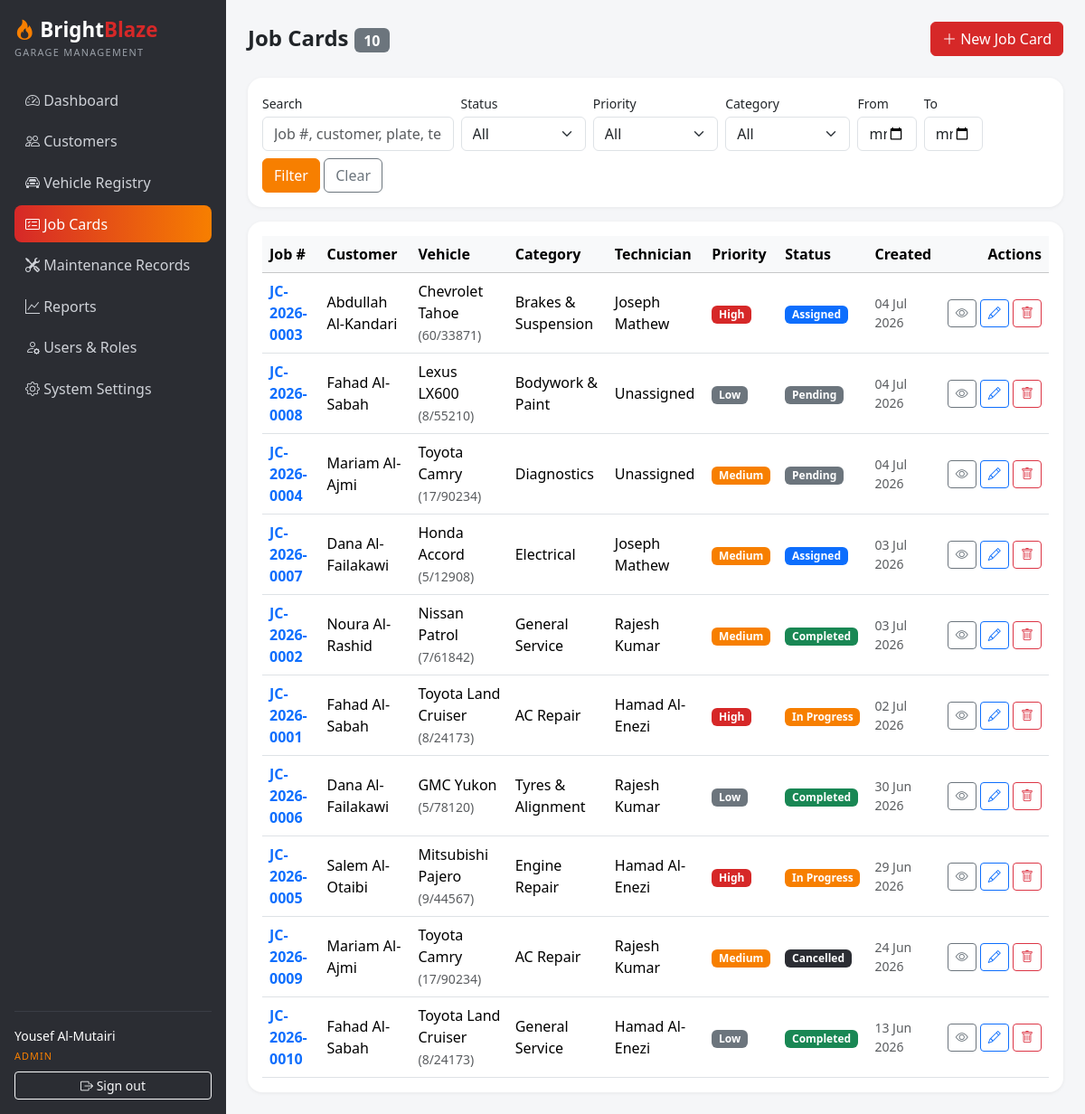
Page /job_cards/index.php (signed in) on the committed database.
### tables this page shows
CREATE TABLE `job_cards` (
  `id` INT UNSIGNED NOT NULL AUTO_INCREMENT,
  `job_number` VARCHAR(20) NOT NULL,
  `customer_id` INT UNSIGNED NOT NULL,
  `vehicle_id` INT UNSIGNED NOT NULL,
  `service_category` VARCHAR(60) NOT NULL,
  `technician_id` INT UNSIGNED DEFAULT NULL,
  `priority` ENUM('Low','Medium','High') NOT NULL DEFAULT 'Medium',
  `status` ENUM('Pending','Assigned','In Progress','Completed','Cancelled') NOT NULL DEFAULT 'Pending',
  `problem_description` TEXT NOT NULL,
  `estimated_completion` DATE DEFAULT NULL,
  `created_at` TIMESTAMP NOT NULL DEFAULT CURRENT_TIMESTAMP,
  `completed_at` DATETIME DEFAULT NULL,
  `updated_at` TIMESTAMP NOT NULL DEFAULT CURRENT_TIMESTAMP ON UPDATE CURRENT_TIMESTAMP,
  PRIMARY KEY (`id`),
  UNIQUE KEY `uq_job_cards_number` (`job_number`),
  KEY `idx_job_cards_status` (`status`),
  KEY `idx_job_cards_priority` (`priority`),
  KEY `idx_job_cards_customer` (`customer_id`),
  KEY `idx_job_cards_vehicle` (`vehicle_id`),
  KEY `idx_job_cards_technician` (`technician_id`),
  CONSTRAINT `fk_job_cards_customer` FOREIGN KEY (`customer_id`) REFERENCES `customers` (`id`) ON DELETE CASCADE,
  CONSTRAINT `fk_job_cards_vehicle` FOREIGN KEY (`vehicle_id`) REFERENCES `vehicles` (`id`) ON DELETE CASCADE,
  CONSTRAINT `fk_job_cards_technician` FOREIGN KEY (`technician_id`) REFERENCES `users` (`id`) ON DELETE SET NULL
);

CREATE TABLE `customers` (
  `id` INT UNSIGNED NOT NULL AUTO_INCREMENT,
  `name` VARCHAR(120) NOT NULL,
  `phone` VARCHAR(20) NOT NULL,
  `email` VARCHAR(120) DEFAULT NULL,
  `address` VARCHAR(255) DEFAULT NULL,
  `created_at` TIMESTAMP NOT NULL DEFAULT CURRENT_TIMESTAMP,
  `updated_at` TIMESTAMP NOT NULL DEFAULT CURRENT_TIMESTAMP ON UPDATE CURRENT_TIMESTAMP,
  PRIMARY KEY (`id`),
  KEY `idx_customers_name` (`name`),
  KEY `idx_customers_phone` (`phone`)
);

CREATE TABLE `vehicles` (
  `id` INT UNSIGNED NOT NULL AUTO_INCREMENT,
  `customer_id` INT UNSIGNED NOT NULL,
  `plate_number` VARCHAR(20) NOT NULL,
  `make` VARCHAR(60) NOT NULL,
  `model` VARCHAR(60) NOT NULL,
  `year` SMALLINT UNSIGNED DEFAULT NULL,
  `color` VARCHAR(40) DEFAULT NULL,
  `vin` VARCHAR(30) DEFAULT NULL,
  `created_at` TIMESTAMP NOT NULL DEFAULT CURRENT_TIMESTAMP,
  `updated_at` TIMESTAMP NOT NULL DEFAULT CURRENT_TIMESTAMP ON UPDATE CURRENT_TIMESTAMP,
  PRIMARY KEY (`id`),
  UNIQUE KEY `uq_vehicles_plate` (`plate_number`),
  UNIQUE KEY `uq_vehicles_vin` (`vin`),
  KEY `idx_vehicles_customer` (`customer_id`),
  CONSTRAINT `fk_vehicles_customer` FOREIGN KEY (`customer_id`) REFERENCES `customers` (`id`) ON DELETE CASCADE
);

CREATE TABLE `users` (
  `id` INT UNSIGNED NOT NULL AUTO_INCREMENT,
  `username` VARCHAR(80) NOT NULL,
  `full_name` VARCHAR(120) NOT NULL,
  `email` VARCHAR(120) DEFAULT NULL,
  `phone` VARCHAR(20) DEFAULT NULL,
  `password_hash` VARCHAR(255) NOT NULL,
  `role_id` INT UNSIGNED NOT NULL,
  `is_active` TINYINT(1) NOT NULL DEFAULT 1,
  `created_at` TIMESTAMP NOT NULL DEFAULT CURRENT_TIMESTAMP,
  `updated_at` TIMESTAMP NOT NULL DEFAULT CURRENT_TIMESTAMP ON UPDATE CURRENT_TIMESTAMP,
  PRIMARY KEY (`id`),
  UNIQUE KEY `uq_users_username` (`username`),
  KEY `idx_users_role` (`role_id`),
  CONSTRAINT `fk_users_role` FOREIGN KEY (`role_id`) REFERENCES `roles` (`id`)
);

### includes/session.php (called while the page is built, shortened)
<?php
require_once __DIR__ . '/functions.php';
function current_role(): string
{
    return $_SESSION['role'] ?? '';
}
function is_admin(): bool
{
    return current_role() === 'admin';
}

### config/database.php (called while the page is built, shortened)
<?php
function db(): PDO
{
    static $pdo = null;
    if ($pdo === null) {
        $dsn = 'mysql:host=' . DB_HOST . ';dbname=' . DB_NAME . ';charset=utf8mb4';
        try {
            $pdo = new PDO($dsn, DB_USER, DB_PASS, [
                PDO::ATTR_ERRMODE            => PDO::ERRMODE_EXCEPTION,
                PDO::ATTR_DEFAULT_FETCH_MODE => PDO::FETCH_ASSOC,
                PDO::ATTR_EMULATE_PREPARES   => false,
            ]);
        } catch (PDOException $e) {
            http_response_code(500);
            die('Database connection failed. Check config/database.php and make sure MySQL is running and the brightblaze_garage database is imported.');
        }
    }
    return $pdo;
}

### config/config.php (called while the page is built, shortened)
<?php
require_once __DIR__ . '/database.php';
function base_url(string $path = ''): string
{
    return BASE_URL . ltrim($path, '/');
}

### job_cards/index.php (the view, shortened to what this page needs)
<?php
require_once __DIR__ . '/../config/config.php';
require_once __DIR__ . '/../includes/session.php';
$q        = trim($_GET['q'] ?? '');
$dateFrom = trim($_GET['date_from'] ?? '');
$dateTo   = trim($_GET['date_to'] ?? '');
if (!preg_match('/^\d{4}-\d{2}-\d{2}$/', $dateFrom)) {
    $dateFrom = '';
}
if (!preg_match('/^\d{4}-\d{2}-\d{2}$/', $dateTo)) {
    $dateTo = '';
}
$sql = 'SELECT jc.*, c.name AS customer_name, v.plate_number, v.make, v.model,
               u.full_name AS technician_name
        FROM job_cards jc
        JOIN customers c ON c.id = jc.customer_id
        JOIN vehicles v ON v.id = jc.vehicle_id
        LEFT JOIN users u ON u.id = jc.technician_id
        WHERE 1 = 1';
$params = [];
$sql .= ' ORDER BY jc.created_at DESC';
$stmt = db()->prepare($sql);
$stmt->execute($params);
$jobs = $stmt->fetchAll();
include __DIR__ . '/../includes/header.php';
?>
<div class="d-flex justify-content-between align-items-center flex-wrap gap-2 mb-4">
  <h4 class="fw-bold mb-0"><?= is_admin() ? 'Job Cards' : 'My Job Cards' ?> <span class="badge text-bg-secondary fs-6"><?= count($jobs) ?></span></h4>
  <?php if (is_admin()): ?>
    <a class="btn btn-bb" href="<?= base_url('job_cards/form.php') ?>"><i class="bi bi-plus-lg"></i> New Job Card</a>
  <?php endif; ?>
</div>
<div class="card mb-3">
  <div class="card-body py-3">
    <form class="row g-2 align-items-end" method="get" action="<?= base_url('job_cards/index.php') ?>">
      <div class="col-md-4 col-lg-3">
        <label class="form-label small mb-1">Search</label>
        <input class="form-control" type="text" name="q" value="<?= e($q) ?>" placeholder="Job #, customer, plate, technician">
      </div>
      <div class="col-md-2">
        <label class="form-label small mb-1">Status</label>
        <select class="form-select" name="status">
          <option value="">All</option>
        </select>
      </div>
      <div class="col-md-2">
        <label class="form-label small mb-1">Priority</label>
        <select class="form-select" name="priority">
          <option value="">All</option>
        </select>
      </div>
      <div class="col-md-2 col-lg-2">
        <label class="form-label small mb-1">Category</label>
        <select class="form-select" name="category">
          <option value="">All</option>
        </select>
      </div>
      <div class="col-md-2 col-lg-1">
        <label class="form-label small mb-1">From</label>
        <input class="form-control" type="date" name="date_from" value="<?= e($dateFrom) ?>">
      </div>
      <div class="col-md-2 col-lg-1">
        <label class="form-label small mb-1">To</label>
        <input class="form-control" type="date" name="date_to" value="<?= e($dateTo) ?>">
      </div>
      <div class="col-auto">
        <button class="btn btn-bb-orange" type="submit">Filter</button>
        <a class="btn btn-outline-secondary" href="<?= base_url('job_cards/index.php') ?>">Clear</a>
      </div>
    </form>
  </div>
</div>
<div class="card">
  <div class="card-body">
    <div class="table-responsive">
      <table class="table table-hover align-middle mb-0">
        <thead class="table-light">
          <tr>
            <th>Job #</th><th>Customer</th><th>Vehicle</th><th>Category</th>
            <th>Technician</th><th>Priority</th><th>Status</th><th>Created</th><th class="text-end">Actions</th>
          </tr>
        </thead>
        <tbody>
          <?php foreach ($jobs as $job): ?>
            <tr>
              <td class="fw-semibold"><a class="text-decoration-none" href="<?= base_url('job_cards/view.php?id=' . (int) $job['id']) ?>"><?= e($job['job_number']) ?></a></td>
              <td><?= e($job['customer_name']) ?></td>
              <td><?= e($job['make'] . ' ' . $job['model']) ?> <span class="text-muted small">(<?= e($job['plate_number']) ?>)</span></td>
              <td><?= e($job['service_category']) ?></td>
              <td><?= e($job['technician_name'] ?? 'Unassigned') ?></td>
              <td><?= priority_badge($job['priority']) ?></td>
              <td><?= status_badge($job['status']) ?></td>
              <td class="text-muted small"><?= format_date($job['created_at']) ?></td>
              <td class="text-end text-nowrap">
                <a class="btn btn-sm btn-outline-secondary" href="<?= base_url('job_cards/view.php?id=' . (int) $job['id']) ?>" title="View"><i class="bi bi-eye"></i></a>
                <?php if (is_admin()): ?>
                  <a class="btn btn-sm btn-outline-primary" href="<?= base_url('job_cards/form.php?id=' . (int) $job['id']) ?>" title="Edit"><i class="bi bi-pencil"></i></a>
                  <form class="d-inline" method="post" action="<?= base_url('job_cards/delete.php') ?>">
                    <button class="btn btn-sm btn-outline-danger" type="submit" title="Delete"
                            data-confirm="Delete job card <?= e($job['job_number']) ?>? Its service notes will also be deleted.">
                      <i class="bi bi-trash"></i>
                    </button>
                  </form>
                <?php endif; ?>
              </td>
            </tr>
          <?php endforeach; ?>
        </tbody>
      </table>
    </div>
  </div>
</div>
<?php include __DIR__ . '/../includes/footer.php'; ?>

### includes/functions.php (shortened to what this page needs)
<?php
function e(?string $value): string
{
    return htmlspecialchars((string) $value, ENT_QUOTES, 'UTF-8');
}
function status_badge(string $status): string
{
    $slug = strtolower(str_replace(' ', '-', $status));
    return '<span class="badge bb-status-' . e($slug) . '">' . e($status) . '</span>';
}
function priority_badge(string $priority): string
{
    $slug = strtolower($priority);
    return '<span class="badge bb-priority-' . e($slug) . '">' . e($priority) . '</span>';
}
function format_date(?string $value, string $format = 'd M Y'): string
{
    return date($format, strtotime($value));
}

### assets/css/style.css (style rules this page uses)
:root { --bb-red: #d62828; --bb-orange: #f77f00; --bb-dark: #2b2d33; --bb-darker: #212226; }
body { background: #f5f6f8; }
.card { border: 0; border-radius: 1rem; box-shadow: 0 1px 4px rgba(0, 0, 0, 0.06); }
.btn-bb { background: var(--bb-red); border-color: var(--bb-red); color: #fff; }
.btn-bb-orange { background: var(--bb-orange); border-color: var(--bb-orange); color: #fff; }
.badge.bb-status-pending { background: #6c757d; }
.badge.bb-status-assigned { background: #0d6efd; }
.badge.bb-status-in-progress { background: var(--bb-orange); }
.badge.bb-status-completed { background: #198754; }
.badge.bb-status-cancelled { background: var(--bb-dark); }
.badge.bb-priority-low { background: #6c757d; }
.badge.bb-priority-medium { background: var(--bb-orange); }
.badge.bb-priority-high { background: var(--bb-red); }

### rows in the picture
job_cards: job_number "JC-2026-0003", customer.name "Abdullah Al-Kandari", vehicle.model "Chevrolet Tahoe", vehicle.plate_number "60/33871", service_category "Brakes & Suspension", technician.full_name "Joseph Mathew", priority "High", status "Assigned", created_at "04 Jul 2026"
job_cards: job_number "JC-2026-0008", customer.name "Fahad Al-Sabah", vehicle.model "Lexus LX600", vehicle.plate_number "8/55210", service_category "Bodywork & Paint", technician_name "Unassigned", priority "Low", status "Pending", created_at "04 Jul 2026"
job_cards: job_number "JC-2026-0004", customer.name "Mariam Al-Ajmi", vehicle.model "Toyota Camry", vehicle.plate_number "17/90234", service_category "Diagnostics", technician_name "Unassigned", priority "Medium", status "Pending", created_at "04 Jul 2026"
job_cards: job_number "JC-2026-0007", customer.name "Dana Al-Failakawi", vehicle.model "Honda Accord", vehicle.plate_number "5/12908", service_category "Electrical", technician.full_name "Joseph Mathew", priority "Medium", status "Assigned", created_at "03 Jul 2026"
job_cards: job_number "JC-2026-0002", customer.name "Noura Al-Rashid", vehicle.model "Nissan Patrol", vehicle.plate_number "7/61842", service_category "General Service", technician.full_name "Rajesh Kumar", priority "Medium", status "Completed", created_at "03 Jul 2026"
job_cards: job_number "JC-2026-0001", customer.name "Fahad Al-Sabah", vehicle.model "Toyota Land Cruiser", vehicle.plate_number "8/24173", service_category "AC Repair", technician.full_name "Hamad Al-Enezi", priority "High", status "In Progress", created_at "02 Jul 2026"
job_cards: job_number "JC-2026-0006", customer.name "Dana Al-Failakawi", vehicle.model "GMC Yukon", vehicle.plate_number "5/78120", service_category "Tyres & Alignment", technician.full_name "Rajesh Kumar", priority "Low", status "Completed", created_at "30 Jun 2026"
job_cards: job_number "JC-2026-0005", customer.name "Salem Al-Otaibi", vehicle.model "Mitsubishi Pajero", vehicle.plate_number "9/44567", service_category "Engine Repair", technician.full_name "Hamad Al-Enezi", priority "High", status "In Progress", created_at "29 Jun 2026"
job_cards: job_number "JC-2026-0009", customer.name "Mariam Al-Ajmi", vehicle.model "Toyota Camry", vehicle.plate_number "17/90234", service_category "AC Repair", technician.full_name "Rajesh Kumar", priority "Medium", status "Cancelled", created_at "24 Jun 2026"
job_cards: job_number "JC-2026-0010", customer.name "Fahad Al-Sabah", vehicle.model "Toyota Land Cruiser", vehicle.plate_number "8/24173", service_category "General Service", technician.full_name "Hamad Al-Enezi", priority "Low", status "Completed", created_at "13 Jun 2026"

### other values in the picture
$label "Dashboard Customers Vehicle Registry Job Cards Maintenance Records Reports Users & Roles System Settings"
current_user_name() "Yousef Al-Mutairi"
current_role() "ADMIN"
count($jobs) "10"
